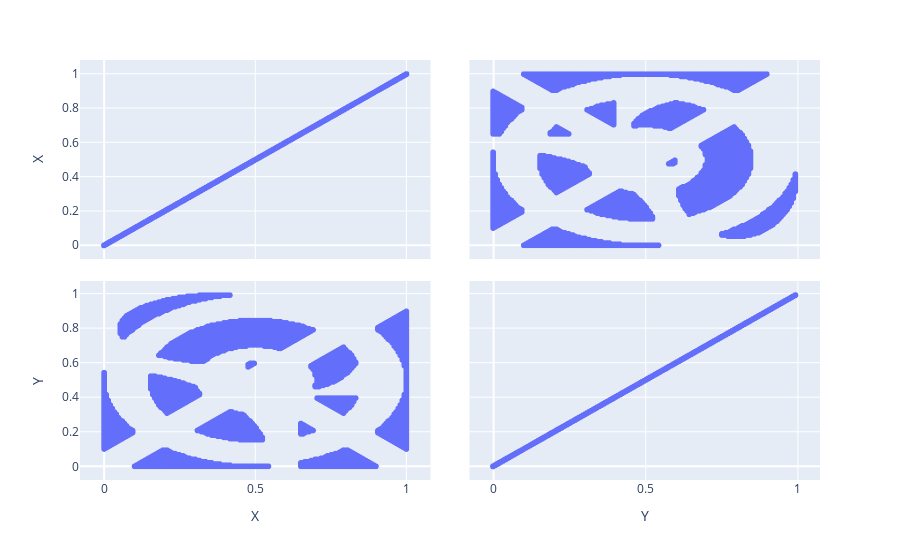

This figure's notebook cell:
### Code cell
#add seaborn pairplot
import matplotlib.pyplot as plt
fig = px.scatter_matrix(X,
    dimensions=['X','Y'])
fig.show()

### Figure 1 — Plotly figure (JSON) as saved in the notebook; plotly's stock layout.template omitted (floating-point values rounded to 4 significant figures; data arrays with more than 128 entries replaced by an {"elided": "..."} marker saying what was removed)
{"data": [{"dimensions": [{"axis": {"matches": true}, "label": "X", "values": {"elided": "5353 float values"}}, {"axis": {"matches": true}, "label": "Y", "values": {"elided": "5353 float values"}}], "hovertemplate": "%{xaxis.title.text}=%{x}<br>%{yaxis.title.text}=%{y}<extra></extra>", "legendgroup": "", "marker": {"color": "#636efa", "symbol": "circle"}, "name": "", "showlegend": false, "type": "splom"}], "layout": {"dragmode": "select", "legend": {"tracegroupgap": 0}, "margin": {"t": 60}}}
